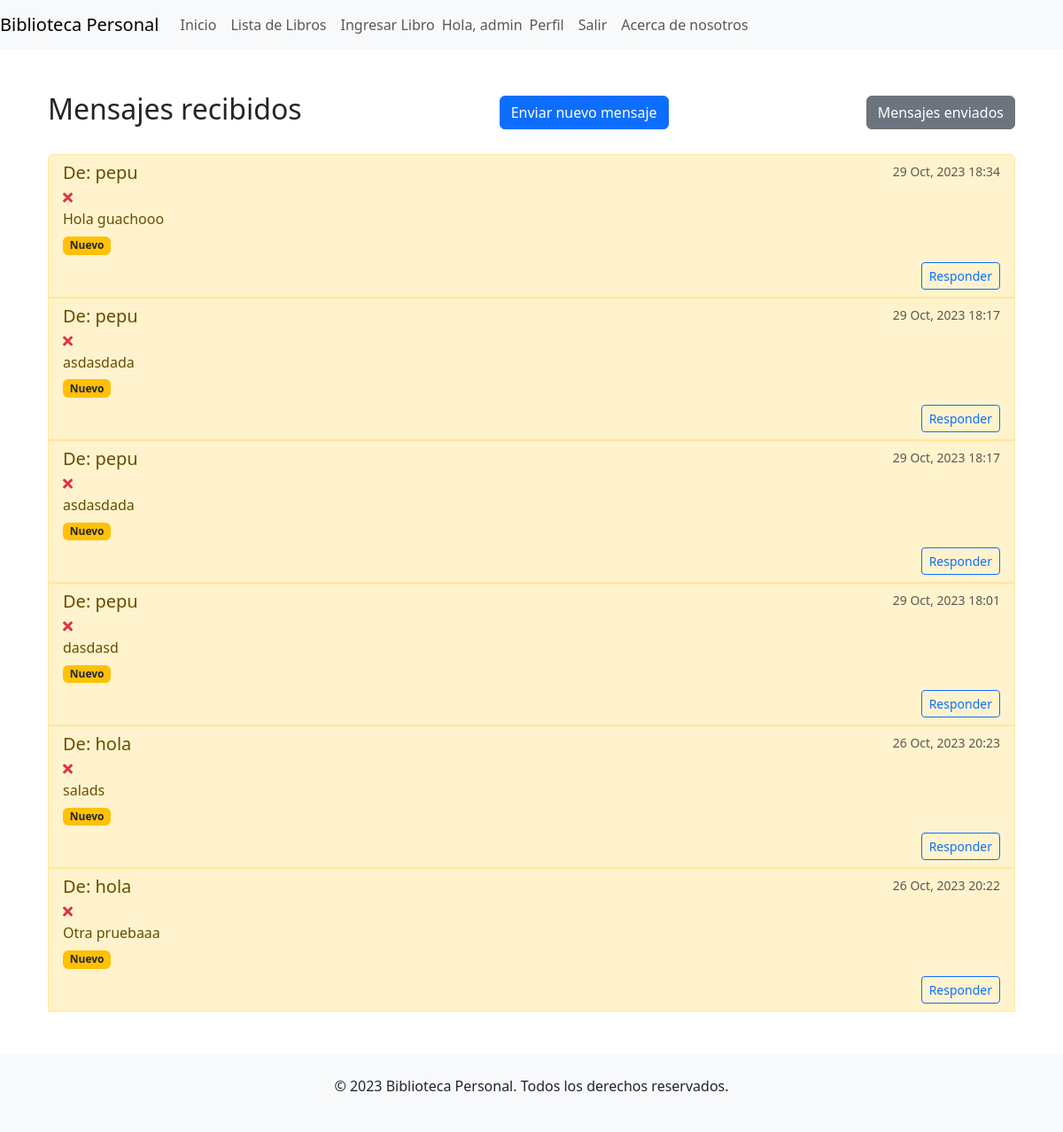
Before: /mensajes/bandeja_entrada/ (signed in) with the older database file.
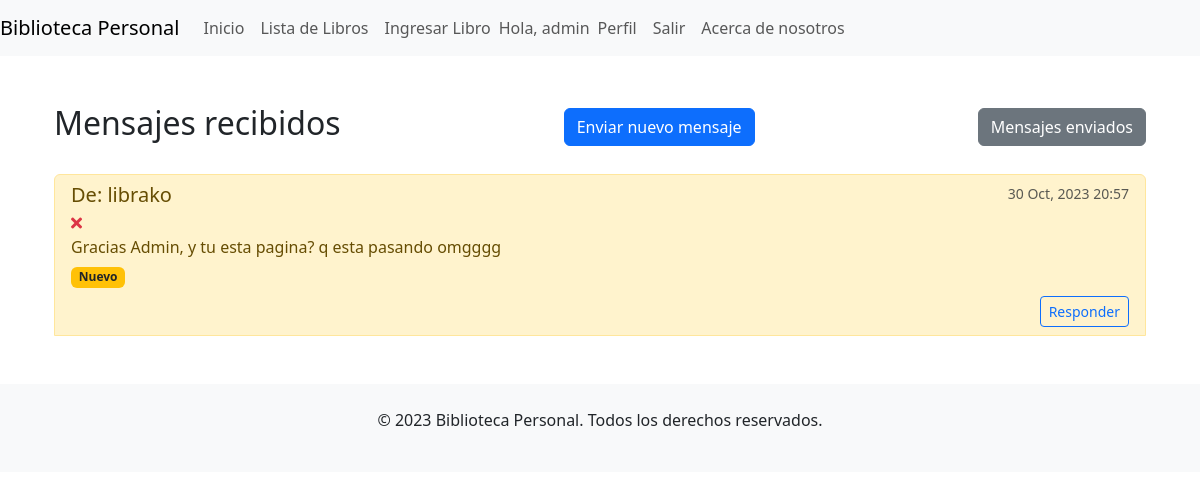
After: the same page with the newer database file.
### mensajeria/models.py (models this page shows, shortened)
class Mensaje(models.Model):
    emisor = models.ForeignKey(User, related_name='mensajes_enviados', on_delete=models.CASCADE)
    receptor = models.ForeignKey(User, related_name='mensajes_recibidos', on_delete=models.CASCADE)
    contenido = models.TextField()
    fecha_enviado = models.DateTimeField(auto_now_add=True)
    leido = models.BooleanField(default=False)
    mensaje_original = models.ForeignKey('self', null=True, blank=True, on_delete=models.SET_NULL, related_name='respuestas')

### mensajeria/views.py (the view)
# urls.py: path('bandeja_entrada/', views.bandeja_entrada, name='bandeja_entrada'),
@login_required
def bandeja_entrada(request):
    mensajes_recibidos = Mensaje.objects.filter(receptor=request.user).order_by('-fecha_enviado')
    form = MensajeForm()
    return render(request, 'mensajeria/bandeja_entrada.html', {'mensajes': mensajes_recibidos, 'form': form})

### mensajeria/templates/mensajeria/bandeja_entrada.html (shortened to what this page needs)
{% extends "inicio/homepage.html" %} {% block content %}
<div class="container mt-5 mb-5">
  <div class="d-flex justify-content-between align-items-center">
    <h2>Mensajes recibidos</h2>
    <button
      type="button"
      class="btn btn-primary"
      data-bs-toggle="modal"
      data-bs-target="#enviarMensajeModal"
    >
      Enviar nuevo mensaje
    </button>
    <a href="{% url 'mensajes_enviados' %}" class="btn btn-secondary">
      Mensajes enviados
    </a>
  </div>
  {% if mensajes %}
  <ul class="list-group mt-4">
    {% for mensaje in mensajes %}
    <li
      class="list-group-item {% if not mensaje.leido %}list-group-item-warning{% endif %}"
    >
      <div class="d-flex w-100 justify-content-between">
        <h5 class="mb-1">De: {{ mensaje.emisor.username }}</h5>
        <small class="text-muted"
          >{{ mensaje.fecha_enviado|date:"d M, Y H:i" }}</small
        >
      </div>
      <div class="d-flex align-items-center">
        <a
          href="{% url 'eliminar_mensaje' mensaje.id %}"
          class="text-danger mr-2"
          title="Eliminar mensaje"
        >
          <i class="fas fa-times"></i>
        </a>
      </div>
      <p class="mb-1">{{ mensaje.contenido|truncatewords:20 }}</p>
      {% if not mensaje.leido %}
      <span class="badge bg-warning text-dark">Nuevo</span>
      {% endif %}
      <div class="mt-2 d-flex justify-content-end">
        {% if mensaje.emisor %}
        <button
          type="button"
          class="btn btn-sm btn-outline-primary"
          data-bs-toggle="modal"
          data-bs-target="#responderMensajeModal-{{ mensaje.id }}"
        >
          Responder
        </button>
        {% else %}
        <small class="text-muted"
          >El usuario no existe o ha desactivado su cuenta.</small
        >
        {% endif %}
      </div>
    </li>
    {% endfor %}
  </ul>
  {% else %}
  <div class="alert alert-info mt-3">Todavía no tienes ningún mensaje.</div>
  {% endif %}
</div>
{% endblock %}

### inicio/templates/inicio/homepage.html (shortened to what this page needs)
{% load static %}
<!DOCTYPE html>
<html lang="en">
  <head>
    <link rel="stylesheet" href="{% static 'css/bootstrap.min.css' %}" />
    <link
      rel="stylesheet"
      href="https://cdnjs.cloudflare.com/ajax/libs/font-awesome/5.15.3/css/all.min.css"
    />
    <link
      rel="stylesheet"
      type="text/css"
      href="{% static 'css/custom.css' %}"
    />
  </head>
  <body>
    <nav class="navbar navbar-expand-lg navbar-light bg-light">
      <a class="navbar-brand" href="#">Biblioteca Personal</a>
      <div class="collapse navbar-collapse" id="navbarNav">
        <ul class="navbar-nav">
          <li class="nav-item active">
            <a
              class="nav-link btn btn-outline-primary"
              href="{% url 'homepage' %}"
              >Inicio</a
            >
          </li>
          {% if user.is_authenticated %}
          <li class="nav-item">
            <a class="nav-link" href="{% url 'lista_libros' %}"
              >Lista de Libros</a
            >
          </li>
          <li class="nav-item">
            <a class="nav-link" href="{% url 'ingresar_libro' %}"
              >Ingresar Libro</a
            >
          </li>
          {% endif %}
        </ul>
        <ul class="navbar-nav ml-auto">
          {% if user.is_authenticated %}
          <span class="navbar-text greeting-text"
            >Hola, {{ user.username }}</span
          >
          <li class="nav-item">
            <a class="nav-link" href="{% url 'perfil' %}">Perfil</a>
          </li>
          <li class="nav-item">
            <a class="nav-link greeting-link" href="{% url 'logout' %}"
              >Salir</a
            >
          </li>
          {% endif %}
          <li class="nav-item">
            <a class="nav-link" href="{% url 'about' %}">Acerca de nosotros</a>
          </li>
        </ul>
      </div>
    </nav>
    <div class="container mt-4">
       {% block content %} {% endblock %}
    </div>
    <footer class="bg-light py-4 mt-4">
      <div class="container text-center">
        <p>&copy; 2023 Biblioteca Personal. Todos los derechos reservados.</p>
      </div>
    </footer>
  </body>
</html>

### static/css/custom.css (style rules this page uses)
.navbar-nav.ml-auto { display: flex; align-items: center; }
.navbar { display: flex; justify-content: space-between; }
.navbar-nav { display: flex; align-items: center; }

Changed rows visible on the page:
removed Mensaje: emisor.username "pepu", fecha_enviado "29 Oct, 2023 18:34", contenido "Hola guachooo", leido "Nuevo"
removed Mensaje: emisor.username "pepu", fecha_enviado "29 Oct, 2023 18:17", contenido "asdasdada", leido "Nuevo"
removed Mensaje: emisor.username "pepu", fecha_enviado "29 Oct, 2023 18:17", contenido "asdasdada", leido "Nuevo"
removed Mensaje: emisor.username "pepu", fecha_enviado "29 Oct, 2023 18:01", contenido "dasdasd", leido "Nuevo"
removed Mensaje: emisor.username "hola", fecha_enviado "26 Oct, 2023 20:23", contenido "salads", leido "Nuevo"
removed Mensaje: emisor.username "hola", fecha_enviado "26 Oct, 2023 20:22", contenido "Otra pruebaaa", leido "Nuevo"
added Mensaje: emisor.username "librako", fecha_enviado "30 Oct, 2023 20:57", contenido "Gracias Admin, y tu esta pagina? q esta pasando omgggg", leido "Nuevo"
